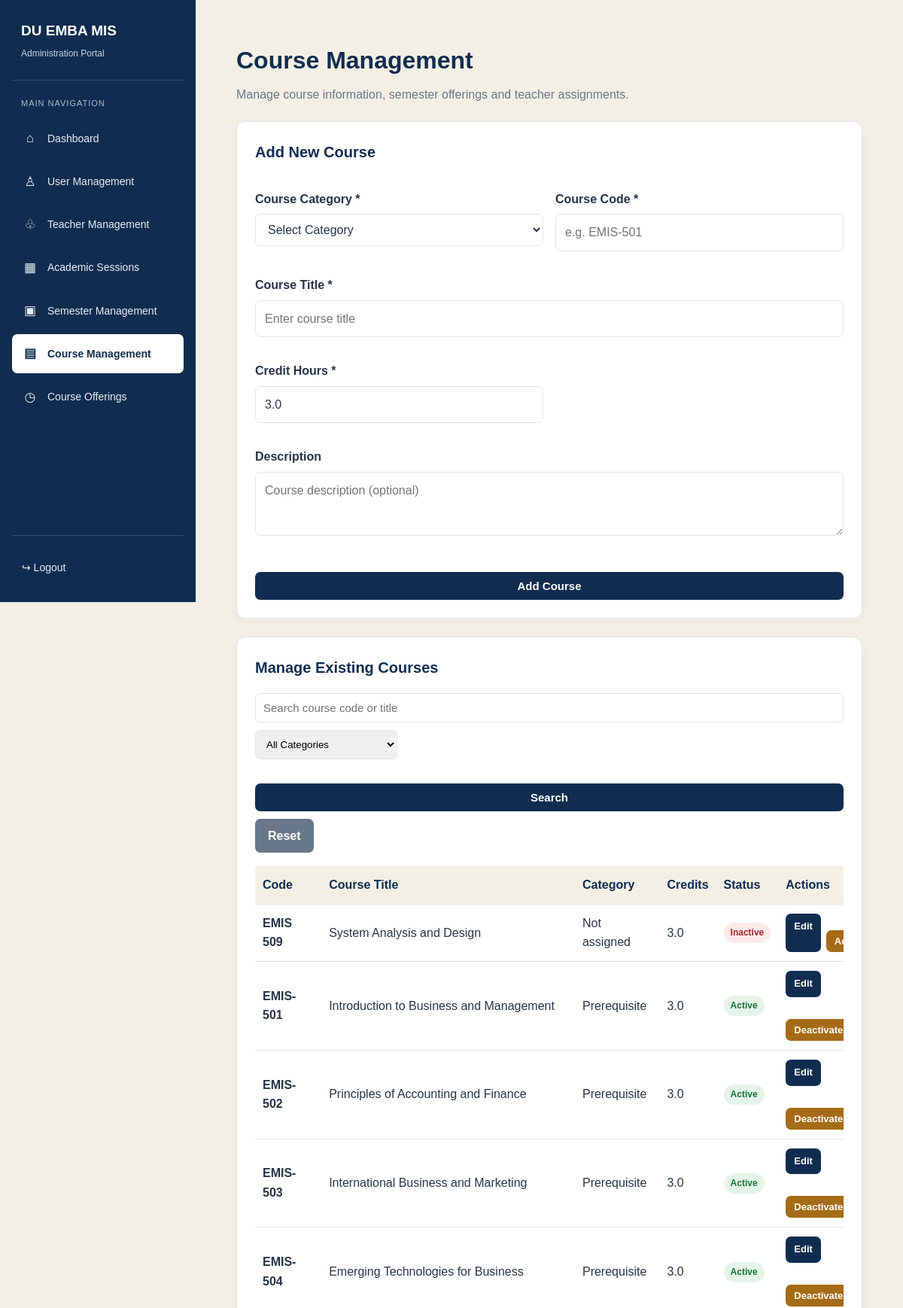
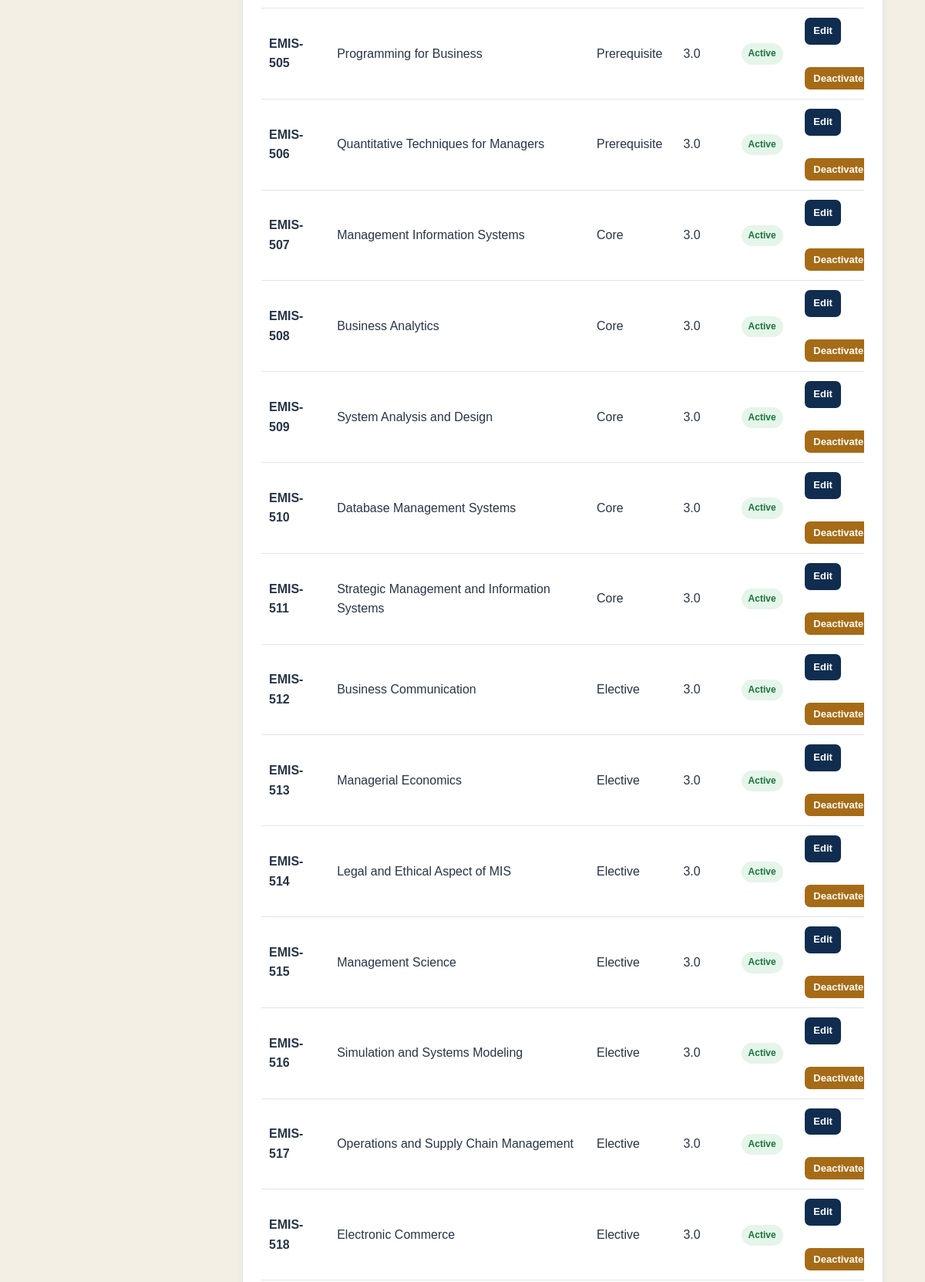
The page /admin/courses.php (signed in, upper part) on the database its author committed (2 pictures, top to bottom).
### tables this page shows
CREATE TABLE `courses` (
  `id` int UNSIGNED NOT NULL,
  `course_code` varchar(30) NOT NULL,
  `course_title` varchar(180) NOT NULL,
  `category_id` int UNSIGNED DEFAULT NULL,
  `teacher_id` int UNSIGNED DEFAULT NULL,
  `credit_hours` decimal(4,1) NOT NULL DEFAULT '3.0',
  `description` text,
  `is_active` tinyint(1) NOT NULL DEFAULT '1'
);

CREATE TABLE `course_categories` (
  `id` int UNSIGNED NOT NULL,
  `category_name` varchar(100) NOT NULL,
  `required_courses` tinyint UNSIGNED NOT NULL DEFAULT '0',
  `total_credit_hours` decimal(5,1) NOT NULL DEFAULT '0.0',
  `description` text,
  `is_active` tinyint(1) NOT NULL DEFAULT '1',
  `created_at` timestamp NULL DEFAULT CURRENT_TIMESTAMP
);

### admin/courses.php (the view, shortened to what this page needs)
<?php
require_once __DIR__ . '/../includes/auth.php';
if (!function_exists('course_h')) {
    function course_h($value) {
        return htmlspecialchars((string)$value, ENT_QUOTES, 'UTF-8');
    }
}
$editCourse = null;
$search = trim($_GET['search'] ?? '');
$sql = "
    SELECT c.*, cc.category_name
    FROM courses c
    LEFT JOIN course_categories cc ON cc.id = c.category_id
    WHERE 1=1
";
$sql .= " ORDER BY cc.id ASC, c.course_code ASC";
$stmt = $conn->prepare($sql);
$stmt->execute();
$courses = $stmt->get_result()->fetch_all(MYSQLI_ASSOC);
require_once __DIR__ . '/../includes/admin-header.php';
?>
<div class="course-page">
    <div class="course-heading">
        <h1>Course Management</h1>
        <p>Manage course information, semester offerings and teacher assignments.</p>
    </div>
    <section class="course-panel" id="course-form">
        <h2><?= $editCourse ? 'Edit Course' : 'Add New Course' ?></h2>
        <form method="POST">
            <div class="course-form-grid">
                <div class="course-field">
                    <label>Course Category *</label>
                    <select name="category_id" required>
                        <option value="">Select Category</option>
                    </select>
                </div>
                <div class="course-field">
                    <label>Course Code *</label>
                    <input type="text" name="course_code" maxlength="30" required placeholder="e.g. EMIS-501"
                        value="<?= course_h($editCourse['course_code'] ?? '') ?>">
                </div>
                <div class="course-field course-full">
                    <label>Course Title *</label>
                    <input type="text" name="course_title" maxlength="180" required placeholder="Enter course title"
                        value="<?= course_h($editCourse['course_title'] ?? '') ?>">
                </div>
                <div class="course-field">
                    <label>Credit Hours *</label>
                    <input type="number" name="credit_hours" min="0.1" max="99.9" step="0.1" required
                        value="<?= course_h($editCourse['credit_hours'] ?? '3.0') ?>">
                </div>
                <div class="course-field course-full">
                    <label>Description</label>
                    <textarea name="description"
                        placeholder="Course description (optional)"><?= course_h($editCourse['description'] ?? '') ?></textarea>
                </div>
            </div>
            <div style="margin-top:18px; display:flex; gap:10px;">
                <button type="submit" class="course-btn">
                    <?= $editCourse ? 'Update Course' : 'Add Course' ?>
                </button>
            </div>
        </form>
    </section>
    <section class="course-panel">
        <h2>Manage Existing Courses</h2>
        <form method="GET" class="course-filter">
            <input type="text" name="search" placeholder="Search course code or title" value="<?= course_h($search) ?>">
            <select name="category">
                <option value="0">All Categories</option>
            </select>
            <button type="submit" class="course-btn">Search</button>
            <a href="courses.php" class="course-btn secondary">Reset</a>
        </form>
        <div class="course-table-wrap">
            <table class="course-table">
                <thead>
                    <tr>
                        <th>Code</th>
                        <th>Course Title</th>
                        <th>Category</th>
                        <th>Credits</th>
                        <th>Status</th>
                        <th>Actions</th>
                    </tr>
                </thead>
                <tbody>
                    <?php if (empty($courses)): ?>
                    <tr>
                        <td colspan="6">No courses found.</td>
                    </tr>
                    <?php else: ?>
                    <?php foreach ($courses as $course): ?>
                    <tr>
                        <td><strong><?= course_h($course['course_code']) ?></strong></td>
                        <td><?= course_h($course['course_title']) ?></td>
                        <td><?= course_h($course['category_name'] ?? 'Not assigned') ?></td>
                        <td><?= course_h($course['credit_hours']) ?></td>
                        <td>
                            <span class="course-status <?= $course['is_active'] ? 'active' : 'inactive' ?>">
                                <?= $course['is_active'] ? 'Active' : 'Inactive' ?>
                            </span>
                        </td>
                        <td>
                            <div class="course-actions">
                                <a class="course-btn small"
                                    href="courses.php?edit=<?= (int)$course['id'] ?>#course-form">
                                    Edit
                                </a>
                                <form method="POST" onsubmit="return confirm('Change this course status?');">
                                    <button type="submit" class="course-btn small warning">
                                        <?= $course['is_active'] ? 'Deactivate' : 'Activate' ?>
                                    </button>
                                </form>
                            </div>
                        </td>
                    </tr>
                    <?php endforeach; ?>
                    <?php endif; ?>
                </tbody>
            </table>
        </div>
    </section>
</div>
<?php require_once __DIR__ . '/../includes/admin-footer.php'; ?>

### assets/css/style.css (style rules this page uses)
:root { --navy: #102d50; --navy-light: #1c456e; --beige: #f4efe5; --white: #ffffff; --text: #263548; --muted: #687789; --border: #e1e5eb; --danger-bg: #fff0ed; --danger-text: #a52d20; }
* { box-sizing: border-box; }
body { margin: 0; font-family: Arial, Helvetica, sans-serif; background: var(--beige); color: var(--text); line-height: 1.6; }
a { color: var(--navy-light); }
label { display: block; font-weight: 600; margin: 16px 0 6px; }
input { width: 100%; padding: 12px; border: 1px solid var(--border); border-radius: 7px; font-size: 15px; }
button, .btn-primary { display: block; width: 100%; margin-top: 22px; padding: 13px; border: 0; border-radius: 7px; background: var(--navy); color: white; font-weight: bold; font-size: 15px; cursor: pointer; text-align: center; text-decoration: none; }

### assets/css/admin-layout.css (style rules this page uses)
:root { --admin-navy: #102d50; --admin-navy-light: #1c456e; --admin-beige: #f4efe5; --admin-white: #ffffff; --admin-text: #263548; --admin-muted: #687789; --admin-border: #e1e5eb; --admin-shadow: 0 4px 16px rgba(16, 45, 80, 0.07); --admin-sidebar-width: 260px; }
* { box-sizing: border-box; }
body { margin: 0; padding: 0; background: var(--admin-beige); color: var(--admin-text); font-family: Arial, Helvetica, sans-serif; }
a { text-decoration: none; }

### admin/courses.php (style rules this page uses)
.course-page { max-width: 1500px; margin: 25px auto; padding: 0 24px 40px; }
.course-heading { margin-bottom: 22px; }
.course-heading h1 { color: var(--navy, #102d50); margin-bottom: 7px; }
.course-heading p { color: var(--muted, #687789); margin: 0; }
.course-panel { background: var(--white, #fff); border: 1px solid var(--border, #e1e5eb); border-radius: 12px; padding: 24px; margin-bottom: 24px; box-shadow: 0 3px 12px rgba(16, 45, 80, .04); }
.course-panel h2 { color: var(--navy, #102d50); font-size: 20px; margin: 0 0 18px; }
.course-form-grid { display: grid; grid-template-columns: repeat(2, minmax(0, 1fr)); gap: 16px; }
.course-field label { display: block; font-weight: 600; margin-bottom: 7px; color: var(--text, #263548); }
.course-field input, .course-field select, .course-field textarea { width: 100%; padding: 11px 12px; border: 1px solid var(--border, #e1e5eb); border-radius: 7px; font: inherit; background: #fff; color: var(--text, #263548); }
.course-field textarea { min-height: 85px; resize: vertical; }
.course-full { grid-column: 1 / -1; }
.course-btn { display: inline-block; border: 0; border-radius: 7px; padding: 10px 17px; background: var(--navy, #102d50); color: #fff; text-decoration: none; cursor: pointer; font-weight: 600; }
.course-btn.secondary { background: #687789; }
.course-btn.warning { background: #a66b16; }
.course-btn.small { padding: 7px 11px; font-size: 13px; }
.course-table-wrap { overflow-x: auto; }
.course-table { width: 100%; border-collapse: collapse; min-width: 850px; }
.course-table th, .course-table td { text-align: left; padding: 12px 10px; border-bottom: 1px solid var(--border, #e1e5eb); vertical-align: middle; }
.course-table th { background: var(--beige, #f4efe5); color: var(--navy, #102d50); white-space: nowrap; }
.course-table td { color: var(--text, #263548); }
.course-actions { display: flex; gap: 7px; flex-wrap: wrap; }
.course-filter { display: flex; gap: 10px; flex-wrap: wrap; margin-bottom: 18px; }
.course-filter input, .course-filter select { padding: 10px; border: 1px solid var(--border, #e1e5eb); border-radius: 7px; }
.course-status { display: inline-block; padding: 4px 9px; border-radius: 20px; font-size: 12px; font-weight: 600; }
.course-status.active { background: #e5f5e9; color: #18743b; }
.course-status.inactive { background: #fceaea; color: #a12b2b; }

### rows shown on the page
courses: course_code "EMIS 509", course_title "System Analysis and Design", category_name "Not assigned", credit_hours "3.0", is_active "Inactive"
courses: course_code "EMIS-501", course_title "Introduction to Business and Management", category.category_name "Prerequisite", credit_hours "3.0", is_active "Active"
courses: course_code "EMIS-502", course_title "Principles of Accounting and Finance", category.category_name "Prerequisite", credit_hours "3.0", is_active "Active"
courses: course_code "EMIS-503", course_title "International Business and Marketing", category.category_name "Prerequisite", credit_hours "3.0", is_active "Active"
courses: course_code "EMIS-504", course_title "Emerging Technologies for Business", category.category_name "Prerequisite", credit_hours "3.0", is_active "Active"
courses: course_code "EMIS-505", course_title "Programming for Business", category.category_name "Prerequisite", credit_hours "3.0", is_active "Active"
courses: course_code "EMIS-506", course_title "Quantitative Techniques for Managers", category.category_name "Prerequisite", credit_hours "3.0", is_active "Active"
courses: course_code "EMIS-507", course_title "Management Information Systems", category.category_name "Core", credit_hours "3.0", is_active "Active"
courses: course_code "EMIS-508", course_title "Business Analytics", category.category_name "Core", credit_hours "3.0", is_active "Active"
courses: course_code "EMIS-509", course_title "System Analysis and Design", category.category_name "Core", credit_hours "3.0", is_active "Active"
courses: course_code "EMIS-510", course_title "Database Management Systems", category.category_name "Core", credit_hours "3.0", is_active "Active"
courses: course_code "EMIS-511", course_title "Strategic Management and Information Systems", category.category_name "Core", credit_hours "3.0", is_active "Active"
courses: course_code "EMIS-512", course_title "Business Communication", category.category_name "Elective", credit_hours "3.0", is_active "Active"
courses: course_code "EMIS-513", course_title "Managerial Economics", category.category_name "Elective", credit_hours "3.0", is_active "Active"
courses: course_code "EMIS-514", course_title "Legal and Ethical Aspect of MIS", category.category_name "Elective", credit_hours "3.0", is_active "Active"
courses: course_code "EMIS-515", course_title "Management Science", category.category_name "Elective", credit_hours "3.0", is_active "Active"
courses: course_code "EMIS-516", course_title "Simulation and Systems Modeling", category.category_name "Elective", credit_hours "3.0", is_active "Active"
courses: course_code "EMIS-517", course_title "Operations and Supply Chain Management", category.category_name "Elective", credit_hours "3.0", is_active "Active"
courses: course_code "EMIS-518", course_title "Electronic Commerce", category.category_name "Elective", credit_hours "3.0", is_active "Active"

### other values the page prints
$item['icon'] "⌂"
$item['label'] "Dashboard"
$item['icon'] "♙"
$item['label'] "User Management"
$item['icon'] "♧"
$item['label'] "Teacher Management"
$item['icon'] "▦"
$item['label'] "Academic Sessions"
$item['icon'] "▣"
$item['label'] "Semester Management"
$item['icon'] "▤"
$item['label'] "Course Management"
$item['icon'] "◷"
$item['label'] "Course Offerings"
